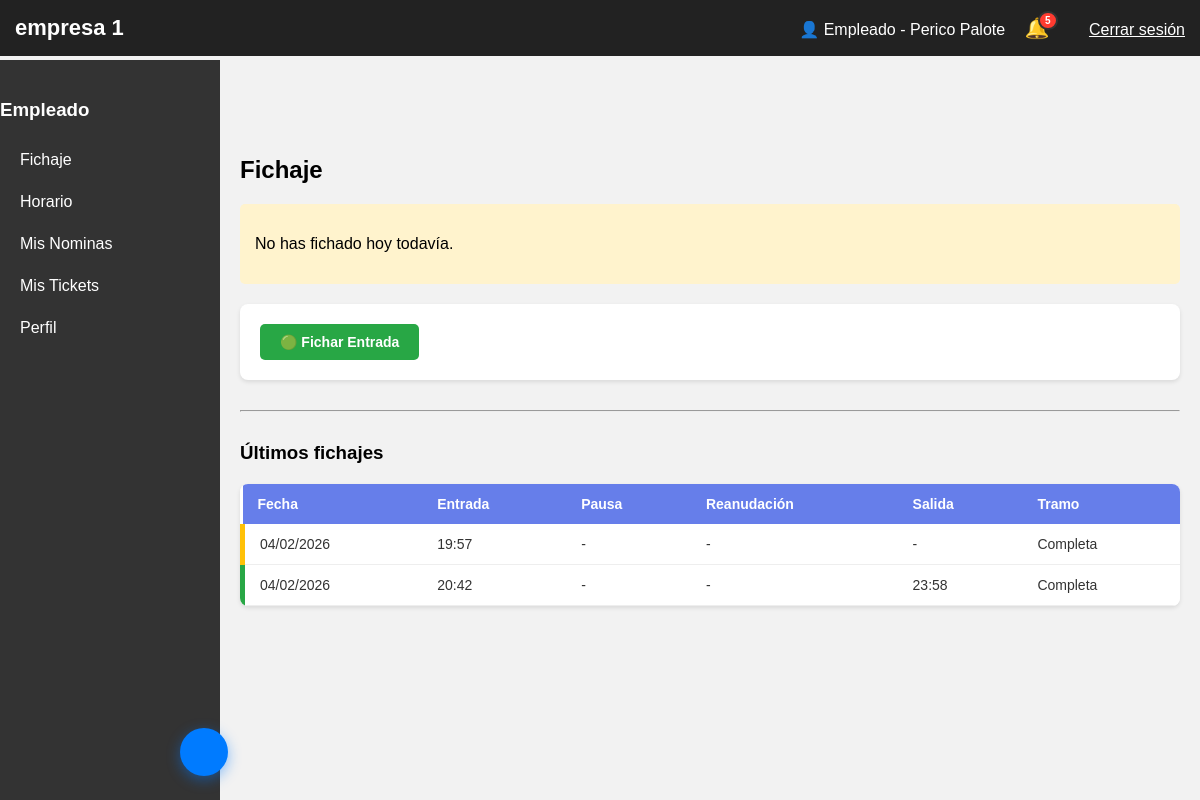
/panel.php (signed in), run on the app's committed database.
### tables this page shows
CREATE TABLE `fichaje` (
  `id_fichaje` int(11) NOT NULL,
  `id_usuario` int(11) NOT NULL,
  `fecha` date NOT NULL,
  `hora_entrada` time DEFAULT NULL,
  `hora_pausa` time DEFAULT NULL,
  `hora_reanudacion` time DEFAULT NULL,
  `hora_salida` time DEFAULT NULL,
  `tipo` varchar(50) DEFAULT NULL,
  `observaciones` text DEFAULT NULL
);

### secciones/fichaje.php (the view, shortened to what this page needs)
<link rel="stylesheet" href="css/fichaje.css">
<?php
$tienePartidaM = false;
$tienePartidaT = false;
$hiM = $hfM = $hiT = $hfT = null;
$esPartida = $tienePartidaM || $tienePartidaT;
$sqlF = "SELECT * FROM FICHAJE WHERE id_usuario = :idu AND fecha = CURDATE() ORDER BY id_fichaje ASC";
$stmtF = $pdo->prepare($sqlF);
$stmtF->execute(['idu' => $usuario['id']]);
$fichajesHoy = $stmtF->fetchAll(PDO::FETCH_ASSOC);
$fichajeHoy   = $fichajesHoy[0] ?? null;
$fichajeTarde = $fichajesHoy[1] ?? null;
$mostrarEntrada  = !$fichajeHoy || $fichajeHoy['hora_salida'] !== null;
$mananaCerrado   = $fichajeHoy && $fichajeHoy['hora_salida'] !== null;
$pMostrarEntM    = !$fichajeHoy;
$pMostrarSalM    = $fichajeHoy && $fichajeHoy['hora_entrada'] !== null && $fichajeHoy['hora_salida'] === null;
$pMostrarEntT    = $mananaCerrado && (!$fichajeTarde || $fichajeTarde['hora_salida'] !== null);
$pMostrarSalT    = $fichajeTarde && $fichajeTarde['hora_entrada'] !== null && $fichajeTarde['hora_salida'] === null;
$jornadaCompleta = $mananaCerrado && $fichajeTarde && $fichajeTarde['hora_salida'] !== null;
$ip_usuario = $_SERVER['REMOTE_ADDR'];
$acceso_permitido = (
    $ip_usuario === IP_OFICINA ||
    strpos($ip_usuario, RANGO_LOCAL) === 0 ||
    $ip_usuario === '127.0.0.1' ||
    $ip_usuario === '::1'
);
?>
<h2> Fichaje</h2>
<?php if ($esPartida): ?>
    <!-- ======================================
         JORNADA PARTIDA
    ======================================= -->
    <div style="background:#e8eaf6;border-left:4px solid #3f51b5;padding:15px;border-radius:5px;margin-bottom:15px;">
        <p><strong> Hoy tienes una <u>jornada partida</u></strong></p>
        <?php if ($tienePartidaM): ?>
            <p> Primer Tramo: <strong><?= substr($hiM,0,5) ?> – <?= substr($hfM,0,5) ?></strong></p>
        <?php endif; ?>
        <?php if ($tienePartidaT): ?>
            <p> Segundo Tramo: <strong><?= substr($hiT,0,5) ?> – <?= substr($hfT,0,5) ?></strong></p>
        <?php endif; ?>
    </div>
    <div style="display:grid;grid-template-columns:1fr 1fr;gap:10px;margin-bottom:20px;">
        <div style="background:#f0f4ff;padding:15px;border-radius:5px;">
            <p><strong> Primer tramo</strong></p>
            <?php if ($fichajeHoy): ?>
                <p> Entrada: <strong><?= substr($fichajeHoy['hora_entrada'],0,5) ?? '-' ?></strong></p>
                <p> Salida: <strong><?= $fichajeHoy['hora_salida'] ? substr($fichajeHoy['hora_salida'],0,5) : '—' ?></strong></p>
            <?php else: ?>
                <p style="color:#888;">Sin fichar</p>
            <?php endif; ?>
        </div>
        <div style="background:#fce4ec;padding:15px;border-radius:5px;">
            <p><strong> Segundo Tramo</strong></p>
            <?php if ($fichajeTarde): ?>
                <p> Entrada: <strong><?= substr($fichajeTarde['hora_entrada'],0,5) ?? '-' ?></strong></p>
                <p> Salida: <strong><?= $fichajeTarde['hora_salida'] ? substr($fichajeTarde['hora_salida'],0,5) : '—' ?></strong></p>
            <?php else: ?>
                <p style="color:#888;">Sin fichar</p>
            <?php endif; ?>
        </div>
    </div>
    <div class="fichaje-panel">
        <?php if ($acceso_permitido): ?>
            <form action="secciones/fichaje_accion.php" method="POST">
                <?php if ($jornadaCompleta): ?>
                    <p style="color:#28a745;font-weight:bold;padding:10px;">✅ Jornada partida completada</p>
                <?php else: ?>
                    <?php if ($pMostrarEntM): ?>
                        <button type="submit" name="accion" value="entrada" class="btn-fichaje btn-entrada">🟢 Entrada Mañana</button>
                    <?php endif; ?>
                    <?php if ($pMostrarSalM): ?>
                        <button type="submit" name="accion" value="salida" class="btn-fichaje btn-salida">🔴 Salida Mañana</button>
                    <?php endif; ?>
                    <?php if ($pMostrarEntT): ?>
                        <button type="submit" name="accion" value="entrada_tarde" class="btn-fichaje btn-reanudar" style="background:#3f51b5;">🟣 Entrada Tarde</button>
                    <?php endif; ?>
                    <?php if ($pMostrarSalT): ?>
                        <button type="submit" name="accion" value="salida_tarde" class="btn-fichaje btn-salida" style="background:#880e4f;">🟤 Salida Tarde</button>
                    <?php endif; ?>
                <?php endif; ?>
            </form>
        <?php else: ?>
            <div style="background:#fff3f3;color:#d32f2f;padding:20px;border-radius:8px;border:1px solid #ffcdd2;text-align:center;">
                <strong>🚫 Acceso Restringido</strong>
                <p style="margin:10px 0 0;">Solo puedes fichar desde la red del despacho.</p>
                <small>Tu IP: <?= $ip_usuario ?></small>
            </div>
        <?php endif; ?>
    </div>
<?php else: ?>
    <?php if($fichajeHoy): ?>
        <div style="background:#cacacaa8;padding:15px;border-radius:5px;margin-bottom:20px;">
            <p><strong>Estado del fichaje de hoy:</strong></p>
            <p> Entrada: <strong><?= $fichajeHoy['hora_entrada'] ?? '-' ?></strong></p>
            <p> Pausa: <strong><?= $fichajeHoy['hora_pausa'] ?? '-' ?></strong></p>
            <p> Reanudación: <strong><?= $fichajeHoy['hora_reanudacion'] ?? '-' ?></strong></p>
            <p> Salida: <strong><?= $fichajeHoy['hora_salida'] ?? '-' ?></strong></p>
        </div>
    <?php else: ?>
        <div style="background:#fff3cd;padding:15px;border-radius:5px;margin-bottom:20px;">
            <p> No has fichado hoy todavía.</p>
        </div>
    <?php endif; ?>
    <div class="fichaje-panel">
        <?php if ($acceso_permitido): ?>
            <form action="secciones/fichaje_accion.php" method="POST">
                <?php if($mostrarEntrada): ?>
                    <button type="submit" name="accion" value="entrada" class="btn-fichaje btn-entrada">🟢 Fichar Entrada</button>
                <?php endif; ?>
            </form>
        <?php endif; ?>
    </div>
<?php endif; ?>
<hr style="margin:30px 0;">
<h3> Últimos fichajes</h3>
<?php
$sqlH = "SELECT * FROM FICHAJE WHERE id_usuario = :idu ORDER BY fecha DESC, id_fichaje DESC LIMIT 10";
$stmtHL = $pdo->prepare($sqlH);
$stmtHL->execute(['idu' => $usuario['id']]);
$historial = $stmtHL->fetchAll(PDO::FETCH_ASSOC);
if(count($historial) > 0):
?>
<div class="table-container">
    <table class="fichajes-table">
        <thead>
            <tr>
                <th>Fecha</th><th>Entrada</th><th>Pausa</th><th>Reanudación</th><th>Salida</th><th>Tramo</th>
            </tr>
        </thead>
        <tbody>
            <?php foreach($historial as $f):
                $tipo_f = $f['tipo'] ?? 'normal';
                $claseF = $f['hora_salida'] ? 'fila-completo' : 'fila-proceso';
                $tramoLabel = match($tipo_f) {
                    'partida_tarde'  => ' Tarde',
                    default          => ' Completa'
                };
            ?>
            <tr class="<?= $claseF ?>">
                <td><?= date('d/m/Y', strtotime($f['fecha'])) ?></td>
                <td><?= $f['hora_entrada'] ? substr($f['hora_entrada'],0,5) : '-' ?></td>
                <td><?= $f['hora_pausa'] ? substr($f['hora_pausa'],0,5) : '-' ?></td>
                <td><?= $f['hora_reanudacion'] ? substr($f['hora_reanudacion'],0,5) : '-' ?></td>
                <td><?= $f['hora_salida'] ? substr($f['hora_salida'],0,5) : '-' ?></td>
                <td><?= $tramoLabel ?></td>
            </tr>
            <?php endforeach; ?>
        </tbody>
    </table>
</div>
<?php else: ?>
    <p>No hay fichajes registrados.</p>
<?php endif; ?>

### css/empresa_1.css (style rules this page uses)
body { margin:0; font-family: Arial; background:#f2f2f2; }

### css/fichaje.css (style rules this page uses)
.fichaje-panel { background: white; padding: 20px; border-radius: 8px; margin-bottom: 20px; box-shadow: 0 2px 4px rgba(0,0,0,0.1); display: flex; gap: 10px; flex-wrap: wrap; }
.btn-fichaje { padding: 10px 20px; border: none; border-radius: 5px; cursor: pointer; font-weight: 600; font-size: 14px; color: white; transition: background 0.2s; }
.btn-entrada { background: #28a745; }
.table-container { background: white; border-radius: 8px; overflow: hidden; box-shadow: 0 2px 4px rgba(0,0,0,0.1); margin-top: 20px; }
.fichajes-table { width: 100%; border-collapse: collapse; font-size: 14px; background-color: white; }
.fichajes-table th { background: #667eea; color: white; padding: 12px 15px; text-align: left; font-weight: 600; }
.fichajes-table td { padding: 12px 15px; border-bottom: 1px solid #eee; color: #333; }
.fila-completo td:first-child { border-left: 5px solid #28a745 !important; }
.fila-proceso td:first-child { border-left: 5px solid #ffc107 !important; }

### data on the page
fichaje: fecha "04/02/2026", hora_entrada "19:57", tipo "Completa"
fichaje: fecha "04/02/2026", hora_entrada "20:42", hora_salida "23:58", tipo "Completa"

### other printed values
$nombreEmpresa "empresa 1"
$usuario['nombre'] . ' ' . $usuario['apellidos'] "Perico Palote"
$badge "5"
